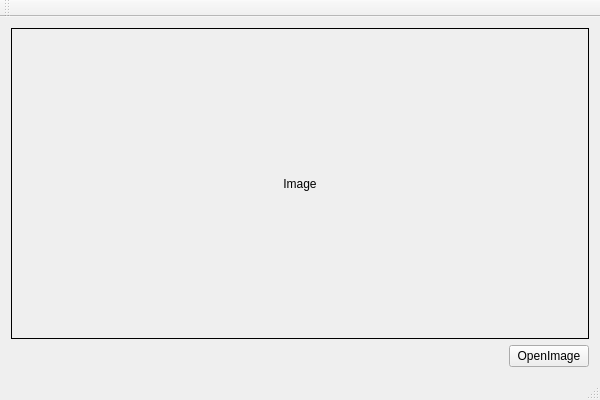
<?xml version="1.0" encoding="UTF-8"?>
<ui version="4.0">
 <class>QtOpenCVOpenPicClass</class>
 <widget class="QMainWindow" name="QtOpenCVOpenPicClass">
  <property name="geometry">
   <rect>
    <x>0</x>
    <y>0</y>
    <width>600</width>
    <height>400</height>
   </rect>
  </property>
  <property name="windowTitle">
   <string>QtOpenCVOpenPic</string>
  </property>
  <widget class="QWidget" name="centralWidget">
   <property name="sizePolicy">
    <sizepolicy hsizetype="Ignored" vsizetype="Ignored">
     <horstretch>0</horstretch>
     <verstretch>0</verstretch>
    </sizepolicy>
   </property>
   <layout class="QVBoxLayout" name="verticalLayout" stretch="1,0">
    <item>
     <widget class="QLabel" name="labelPicture">
      <property name="frameShape">
       <enum>QFrame::Box</enum>
      </property>
      <property name="text">
       <string>Image</string>
      </property>
      <property name="alignment">
       <set>Qt::AlignCenter</set>
      </property>
     </widget>
    </item>
    <item>
     <layout class="QHBoxLayout" name="horizontalLayout">
      <item>
       <spacer name="horizontalSpacer">
        <property name="orientation">
         <enum>Qt::Horizontal</enum>
        </property>
        <property name="sizeHint" stdset="0">
         <size>
          <width>40</width>
          <height>20</height>
         </size>
        </property>
       </spacer>
      </item>
      <item>
       <widget class="QPushButton" name="pBtnOpenPic">
        <property name="text">
         <string>OpenImage</string>
        </property>
       </widget>
      </item>
     </layout>
    </item>
   </layout>
  </widget>
  <widget class="QMenuBar" name="menuBar">
   <property name="geometry">
    <rect>
     <x>0</x>
     <y>0</y>
     <width>600</width>
     <height>26</height>
    </rect>
   </property>
  </widget>
  <widget class="QToolBar" name="mainToolBar">
   <attribute name="toolBarArea">
    <enum>TopToolBarArea</enum>
   </attribute>
   <attribute name="toolBarBreak">
    <bool>false</bool>
   </attribute>
  </widget>
  <widget class="QStatusBar" name="statusBar"/>
 </widget>
 <layoutdefault spacing="6" margin="11"/>
 <resources>
  <include location="QtOpenCVOpenPic.qrc"/>
 </resources>
 <connections/>
</ui>
